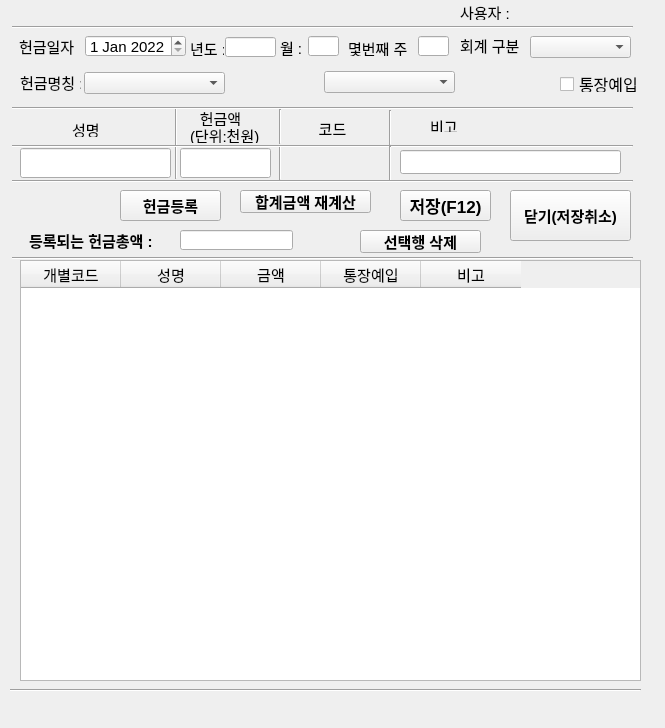
<?xml version="1.0" encoding="UTF-8"?>
<ui version="4.0">
 <class>Dialog</class>
 <widget class="QDialog" name="Dialog">
  <property name="enabled">
   <bool>true</bool>
  </property>
  <property name="geometry">
   <rect>
    <x>0</x>
    <y>0</y>
    <width>665</width>
    <height>728</height>
   </rect>
  </property>
  <property name="font">
   <font>
    <pointsize>11</pointsize>
   </font>
  </property>
  <property name="windowTitle">
   <string>Dialog</string>
  </property>
  <widget class="QLineEdit" name="year_widget">
   <property name="geometry">
    <rect>
     <x>225</x>
     <y>37</y>
     <width>51</width>
     <height>20</height>
    </rect>
   </property>
  </widget>
  <widget class="QLabel" name="user">
   <property name="geometry">
    <rect>
     <x>460</x>
     <y>4</y>
     <width>51</width>
     <height>16</height>
    </rect>
   </property>
   <property name="text">
    <string>사용자 :</string>
   </property>
  </widget>
  <widget class="Line" name="line_6">
   <property name="geometry">
    <rect>
     <x>168</x>
     <y>108</y>
     <width>16</width>
     <height>71</height>
    </rect>
   </property>
   <property name="orientation">
    <enum>Qt::Vertical</enum>
   </property>
  </widget>
  <widget class="Line" name="line_8">
   <property name="geometry">
    <rect>
     <x>270</x>
     <y>109</y>
     <width>20</width>
     <height>35</height>
    </rect>
   </property>
   <property name="orientation">
    <enum>Qt::Vertical</enum>
   </property>
  </widget>
  <widget class="Line" name="line">
   <property name="geometry">
    <rect>
     <x>12</x>
     <y>17</y>
     <width>621</width>
     <height>20</height>
    </rect>
   </property>
   <property name="orientation">
    <enum>Qt::Horizontal</enum>
   </property>
  </widget>
  <widget class="Line" name="line_13">
   <property name="geometry">
    <rect>
     <x>12</x>
     <y>250</y>
     <width>621</width>
     <height>16</height>
    </rect>
   </property>
   <property name="orientation">
    <enum>Qt::Horizontal</enum>
   </property>
  </widget>
  <widget class="QLabel" name="name_1">
   <property name="geometry">
    <rect>
     <x>72</x>
     <y>121</y>
     <width>41</width>
     <height>16</height>
    </rect>
   </property>
   <property name="text">
    <string>성명</string>
   </property>
  </widget>
  <widget class="Line" name="line_11">
   <property name="geometry">
    <rect>
     <x>270</x>
     <y>145</y>
     <width>20</width>
     <height>35</height>
    </rect>
   </property>
   <property name="orientation">
    <enum>Qt::Vertical</enum>
   </property>
  </widget>
  <widget class="QLabel" name="year_hun">
   <property name="geometry">
    <rect>
     <x>190</x>
     <y>40</y>
     <width>34</width>
     <height>16</height>
    </rect>
   </property>
   <property name="text">
    <string>년도 :</string>
   </property>
  </widget>
  <widget class="Line" name="line_4">
   <property name="geometry">
    <rect>
     <x>12</x>
     <y>138</y>
     <width>621</width>
     <height>16</height>
    </rect>
   </property>
   <property name="orientation">
    <enum>Qt::Horizontal</enum>
   </property>
  </widget>
  <widget class="QLabel" name="marks_1">
   <property name="geometry">
    <rect>
     <x>430</x>
     <y>120</y>
     <width>56</width>
     <height>12</height>
    </rect>
   </property>
   <property name="text">
    <string>비고</string>
   </property>
  </widget>
  <widget class="QLabel" name="amount_1">
   <property name="geometry">
    <rect>
     <x>190</x>
     <y>110</y>
     <width>61</width>
     <height>16</height>
    </rect>
   </property>
   <property name="text">
    <string>헌금액</string>
   </property>
   <property name="alignment">
    <set>Qt::AlignCenter</set>
   </property>
  </widget>
  <widget class="QLabel" name="hun_date">
   <property name="geometry">
    <rect>
     <x>19</x>
     <y>36</y>
     <width>65</width>
     <height>20</height>
    </rect>
   </property>
   <property name="text">
    <string>헌금일자</string>
   </property>
  </widget>
  <widget class="Line" name="line_10">
   <property name="geometry">
    <rect>
     <x>380</x>
     <y>110</y>
     <width>20</width>
     <height>35</height>
    </rect>
   </property>
   <property name="orientation">
    <enum>Qt::Vertical</enum>
   </property>
  </widget>
  <widget class="QLabel" name="hun_name">
   <property name="geometry">
    <rect>
     <x>20</x>
     <y>72</y>
     <width>61</width>
     <height>21</height>
    </rect>
   </property>
   <property name="text">
    <string>헌금명칭 :</string>
   </property>
  </widget>
  <widget class="Line" name="line_12">
   <property name="geometry">
    <rect>
     <x>380</x>
     <y>146</y>
     <width>20</width>
     <height>35</height>
    </rect>
   </property>
   <property name="orientation">
    <enum>Qt::Vertical</enum>
   </property>
  </widget>
  <widget class="QLineEdit" name="marks_widget">
   <property name="geometry">
    <rect>
     <x>400</x>
     <y>150</y>
     <width>221</width>
     <height>24</height>
    </rect>
   </property>
  </widget>
  <widget class="QComboBox" name="hun_name_widget">
   <property name="geometry">
    <rect>
     <x>84</x>
     <y>72</y>
     <width>141</width>
     <height>22</height>
    </rect>
   </property>
  </widget>
  <widget class="QLabel" name="fix_hun_detail">
   <property name="geometry">
    <rect>
     <x>240</x>
     <y>75</y>
     <width>79</width>
     <height>16</height>
    </rect>
   </property>
   <property name="text">
    <string/>
   </property>
  </widget>
  <widget class="Line" name="line_2">
   <property name="geometry">
    <rect>
     <x>12</x>
     <y>100</y>
     <width>621</width>
     <height>16</height>
    </rect>
   </property>
   <property name="orientation">
    <enum>Qt::Horizontal</enum>
   </property>
  </widget>
  <widget class="Line" name="line_22">
   <property name="geometry">
    <rect>
     <x>10</x>
     <y>680</y>
     <width>631</width>
     <height>20</height>
    </rect>
   </property>
   <property name="orientation">
    <enum>Qt::Horizontal</enum>
   </property>
  </widget>
  <widget class="QLabel" name="user_widget">
   <property name="geometry">
    <rect>
     <x>530</x>
     <y>1</y>
     <width>56</width>
     <height>20</height>
    </rect>
   </property>
   <property name="text">
    <string/>
   </property>
  </widget>
  <widget class="QPushButton" name="addhun_input">
   <property name="geometry">
    <rect>
     <x>120</x>
     <y>190</y>
     <width>101</width>
     <height>31</height>
    </rect>
   </property>
   <property name="font">
    <font>
     <pointsize>11</pointsize>
     <weight>75</weight>
     <bold>true</bold>
    </font>
   </property>
   <property name="text">
    <string>헌금등록</string>
   </property>
   <property name="autoDefault">
    <bool>false</bool>
   </property>
   <property name="default">
    <bool>false</bool>
   </property>
  </widget>
  <widget class="Line" name="line_5">
   <property name="geometry">
    <rect>
     <x>12</x>
     <y>173</y>
     <width>621</width>
     <height>16</height>
    </rect>
   </property>
   <property name="orientation">
    <enum>Qt::Horizontal</enum>
   </property>
  </widget>
  <widget class="QLineEdit" name="amount_widget">
   <property name="geometry">
    <rect>
     <x>180</x>
     <y>148</y>
     <width>91</width>
     <height>30</height>
    </rect>
   </property>
   <property name="text">
    <string/>
   </property>
   <property name="alignment">
    <set>Qt::AlignRight|Qt::AlignTrailing|Qt::AlignVCenter</set>
   </property>
  </widget>
  <widget class="QPushButton" name="huncancel_button">
   <property name="geometry">
    <rect>
     <x>510</x>
     <y>190</y>
     <width>121</width>
     <height>51</height>
    </rect>
   </property>
   <property name="font">
    <font>
     <pointsize>11</pointsize>
     <weight>75</weight>
     <bold>true</bold>
    </font>
   </property>
   <property name="focusPolicy">
    <enum>Qt::NoFocus</enum>
   </property>
   <property name="text">
    <string>닫기(저장취소)</string>
   </property>
   <property name="autoDefault">
    <bool>false</bool>
   </property>
  </widget>
  <widget class="QPushButton" name="hunsave_button">
   <property name="geometry">
    <rect>
     <x>400</x>
     <y>190</y>
     <width>91</width>
     <height>31</height>
    </rect>
   </property>
   <property name="sizePolicy">
    <sizepolicy hsizetype="Minimum" vsizetype="Maximum">
     <horstretch>0</horstretch>
     <verstretch>0</verstretch>
    </sizepolicy>
   </property>
   <property name="font">
    <font>
     <pointsize>13</pointsize>
     <weight>75</weight>
     <bold>true</bold>
    </font>
   </property>
   <property name="focusPolicy">
    <enum>Qt::NoFocus</enum>
   </property>
   <property name="text">
    <string>저장(F12)</string>
   </property>
   <property name="shortcut">
    <string>F12</string>
   </property>
   <property name="autoDefault">
    <bool>false</bool>
   </property>
  </widget>
  <widget class="QLabel" name="hap_total">
   <property name="geometry">
    <rect>
     <x>29</x>
     <y>230</y>
     <width>151</width>
     <height>21</height>
    </rect>
   </property>
   <property name="font">
    <font>
     <pointsize>11</pointsize>
     <weight>75</weight>
     <bold>true</bold>
    </font>
   </property>
   <property name="text">
    <string>등록되는 헌금총액 :</string>
   </property>
  </widget>
  <widget class="QLineEdit" name="hap_total_widget">
   <property name="geometry">
    <rect>
     <x>180</x>
     <y>230</y>
     <width>113</width>
     <height>20</height>
    </rect>
   </property>
   <property name="font">
    <font>
     <pointsize>11</pointsize>
    </font>
   </property>
   <property name="focusPolicy">
    <enum>Qt::NoFocus</enum>
   </property>
   <property name="alignment">
    <set>Qt::AlignRight|Qt::AlignTrailing|Qt::AlignVCenter</set>
   </property>
  </widget>
  <widget class="QDateEdit" name="hun_date_widget">
   <property name="geometry">
    <rect>
     <x>85</x>
     <y>35</y>
     <width>101</width>
     <height>22</height>
    </rect>
   </property>
   <property name="focusPolicy">
    <enum>Qt::NoFocus</enum>
   </property>
   <property name="inputMethodHints">
    <set>Qt::ImhDate|Qt::ImhPreferNumbers</set>
   </property>
   <property name="currentSection">
    <enum>QDateTimeEdit::DaySection</enum>
   </property>
   <property name="date">
    <date>
     <year>2022</year>
     <month>1</month>
     <day>1</day>
    </date>
   </property>
  </widget>
  <widget class="QLabel" name="month_hun">
   <property name="geometry">
    <rect>
     <x>280</x>
     <y>37</y>
     <width>31</width>
     <height>20</height>
    </rect>
   </property>
   <property name="text">
    <string>월 :</string>
   </property>
  </widget>
  <widget class="QLineEdit" name="month_widget">
   <property name="geometry">
    <rect>
     <x>308</x>
     <y>36</y>
     <width>31</width>
     <height>20</height>
    </rect>
   </property>
  </widget>
  <widget class="QLabel" name="week_hun">
   <property name="geometry">
    <rect>
     <x>348</x>
     <y>40</y>
     <width>64</width>
     <height>16</height>
    </rect>
   </property>
   <property name="text">
    <string>몇번째 주 :</string>
   </property>
  </widget>
  <widget class="QLineEdit" name="week_widget">
   <property name="geometry">
    <rect>
     <x>418</x>
     <y>36</y>
     <width>31</width>
     <height>20</height>
    </rect>
   </property>
  </widget>
  <widget class="QLabel" name="sum_name_code_1">
   <property name="geometry">
    <rect>
     <x>307</x>
     <y>120</y>
     <width>51</width>
     <height>16</height>
    </rect>
   </property>
   <property name="text">
    <string>코드</string>
   </property>
   <property name="alignment">
    <set>Qt::AlignCenter</set>
   </property>
  </widget>
  <widget class="QLineEdit" name="registed_name">
   <property name="geometry">
    <rect>
     <x>20</x>
     <y>148</y>
     <width>151</width>
     <height>30</height>
    </rect>
   </property>
   <property name="font">
    <font>
     <pointsize>11</pointsize>
    </font>
   </property>
  </widget>
  <widget class="QComboBox" name="hun_detail_combo">
   <property name="enabled">
    <bool>true</bool>
   </property>
   <property name="geometry">
    <rect>
     <x>324</x>
     <y>71</y>
     <width>131</width>
     <height>22</height>
    </rect>
   </property>
   <property name="font">
    <font>
     <family>Agency FB</family>
     <pointsize>10</pointsize>
    </font>
   </property>
   <property name="currentText">
    <string/>
   </property>
   <property name="frame">
    <bool>true</bool>
   </property>
  </widget>
  <widget class="QCheckBox" name="Bankincome_check">
   <property name="geometry">
    <rect>
     <x>560</x>
     <y>76</y>
     <width>81</width>
     <height>16</height>
    </rect>
   </property>
   <property name="font">
    <font>
     <family>Agency FB</family>
     <pointsize>12</pointsize>
    </font>
   </property>
   <property name="focusPolicy">
    <enum>Qt::NoFocus</enum>
   </property>
   <property name="acceptDrops">
    <bool>true</bool>
   </property>
   <property name="locale">
    <locale language="Kinyarwanda" country="Rwanda"/>
   </property>
   <property name="text">
    <string>통장예입</string>
   </property>
   <property name="autoRepeatDelay">
    <number>302</number>
   </property>
   <property name="tristate">
    <bool>false</bool>
   </property>
  </widget>
  <widget class="QLabel" name="label">
   <property name="geometry">
    <rect>
     <x>190</x>
     <y>127</y>
     <width>77</width>
     <height>16</height>
    </rect>
   </property>
   <property name="text">
    <string>(단위:천원)</string>
   </property>
  </widget>
  <widget class="QTableWidget" name="hun_tableWidget">
   <property name="geometry">
    <rect>
     <x>20</x>
     <y>260</y>
     <width>621</width>
     <height>421</height>
    </rect>
   </property>
   <property name="font">
    <font>
     <pointsize>11</pointsize>
    </font>
   </property>
   <property name="sortingEnabled">
    <bool>true</bool>
   </property>
   <column>
    <property name="text">
     <string>개별코드</string>
    </property>
   </column>
   <column>
    <property name="text">
     <string>성명</string>
    </property>
   </column>
   <column>
    <property name="text">
     <string>금액</string>
    </property>
   </column>
   <column>
    <property name="text">
     <string>통장예입</string>
    </property>
   </column>
   <column>
    <property name="text">
     <string>비고</string>
    </property>
   </column>
  </widget>
  <widget class="QPushButton" name="re_calculate_button">
   <property name="geometry">
    <rect>
     <x>240</x>
     <y>190</y>
     <width>131</width>
     <height>23</height>
    </rect>
   </property>
   <property name="font">
    <font>
     <pointsize>11</pointsize>
     <weight>75</weight>
     <bold>true</bold>
    </font>
   </property>
   <property name="focusPolicy">
    <enum>Qt::NoFocus</enum>
   </property>
   <property name="text">
    <string>합계금액 재계산</string>
   </property>
   <property name="autoDefault">
    <bool>false</bool>
   </property>
   <property name="default">
    <bool>false</bool>
   </property>
  </widget>
  <widget class="QLabel" name="code1_widget">
   <property name="geometry">
    <rect>
     <x>287</x>
     <y>155</y>
     <width>91</width>
     <height>21</height>
    </rect>
   </property>
   <property name="text">
    <string/>
   </property>
  </widget>
  <widget class="QLabel" name="hun_name_2">
   <property name="geometry">
    <rect>
     <x>460</x>
     <y>35</y>
     <width>65</width>
     <height>21</height>
    </rect>
   </property>
   <property name="text">
    <string>회계 구분</string>
   </property>
  </widget>
  <widget class="QComboBox" name="gubun_name_combo_widget">
   <property name="geometry">
    <rect>
     <x>530</x>
     <y>36</y>
     <width>101</width>
     <height>22</height>
    </rect>
   </property>
  </widget>
  <widget class="QPushButton" name="remove_row_button">
   <property name="geometry">
    <rect>
     <x>360</x>
     <y>230</y>
     <width>121</width>
     <height>23</height>
    </rect>
   </property>
   <property name="font">
    <font>
     <pointsize>11</pointsize>
     <weight>75</weight>
     <bold>true</bold>
    </font>
   </property>
   <property name="focusPolicy">
    <enum>Qt::NoFocus</enum>
   </property>
   <property name="text">
    <string>선택행 삭제</string>
   </property>
   <property name="autoDefault">
    <bool>false</bool>
   </property>
  </widget>
 </widget>
 <tabstops>
  <tabstop>year_widget</tabstop>
  <tabstop>month_widget</tabstop>
  <tabstop>week_widget</tabstop>
  <tabstop>gubun_name_combo_widget</tabstop>
  <tabstop>hun_name_widget</tabstop>
  <tabstop>hun_detail_combo</tabstop>
  <tabstop>registed_name</tabstop>
  <tabstop>amount_widget</tabstop>
  <tabstop>marks_widget</tabstop>
  <tabstop>addhun_input</tabstop>
  <tabstop>hunsave_button</tabstop>
  <tabstop>hun_tableWidget</tabstop>
  <tabstop>re_calculate_button</tabstop>
  <tabstop>remove_row_button</tabstop>
  <tabstop>Bankincome_check</tabstop>
  <tabstop>huncancel_button</tabstop>
  <tabstop>hun_date_widget</tabstop>
 </tabstops>
 <resources/>
 <connections>
  <connection>
   <sender>addhun_input</sender>
   <signal>clicked()</signal>
   <receiver>Dialog</receiver>
   <slot>hun_input()</slot>
   <hints>
    <hint type="sourcelabel">
     <x>227</x>
     <y>199</y>
    </hint>
    <hint type="destinationlabel">
     <x>151</x>
     <y>208</y>
    </hint>
   </hints>
  </connection>
  <connection>
   <sender>hunsave_button</sender>
   <signal>clicked()</signal>
   <receiver>Dialog</receiver>
   <slot>file_save()</slot>
   <hints>
    <hint type="sourcelabel">
     <x>569</x>
     <y>202</y>
    </hint>
    <hint type="destinationlabel">
     <x>643</x>
     <y>196</y>
    </hint>
   </hints>
  </connection>
  <connection>
   <sender>huncancel_button</sender>
   <signal>clicked()</signal>
   <receiver>Dialog</receiver>
   <slot>file_close()</slot>
   <hints>
    <hint type="sourcelabel">
     <x>608</x>
     <y>240</y>
    </hint>
    <hint type="destinationlabel">
     <x>532</x>
     <y>221</y>
    </hint>
   </hints>
  </connection>
  <connection>
   <sender>re_calculate_button</sender>
   <signal>clicked()</signal>
   <receiver>Dialog</receiver>
   <slot>re_calculate()</slot>
   <hints>
    <hint type="sourcelabel">
     <x>347</x>
     <y>202</y>
    </hint>
    <hint type="destinationlabel">
     <x>444</x>
     <y>197</y>
    </hint>
   </hints>
  </connection>
  <connection>
   <sender>remove_row_button</sender>
   <signal>clicked()</signal>
   <receiver>Dialog</receiver>
   <slot>remove_row()</slot>
   <hints>
    <hint type="sourcelabel">
     <x>375</x>
     <y>234</y>
    </hint>
    <hint type="destinationlabel">
     <x>319</x>
     <y>235</y>
    </hint>
   </hints>
  </connection>
 </connections>
 <slots>
  <slot>hun_input()</slot>
  <slot>file_save()</slot>
  <slot>re_calculate()</slot>
  <slot>file_close()</slot>
  <slot>remove_row()</slot>
 </slots>
</ui>
